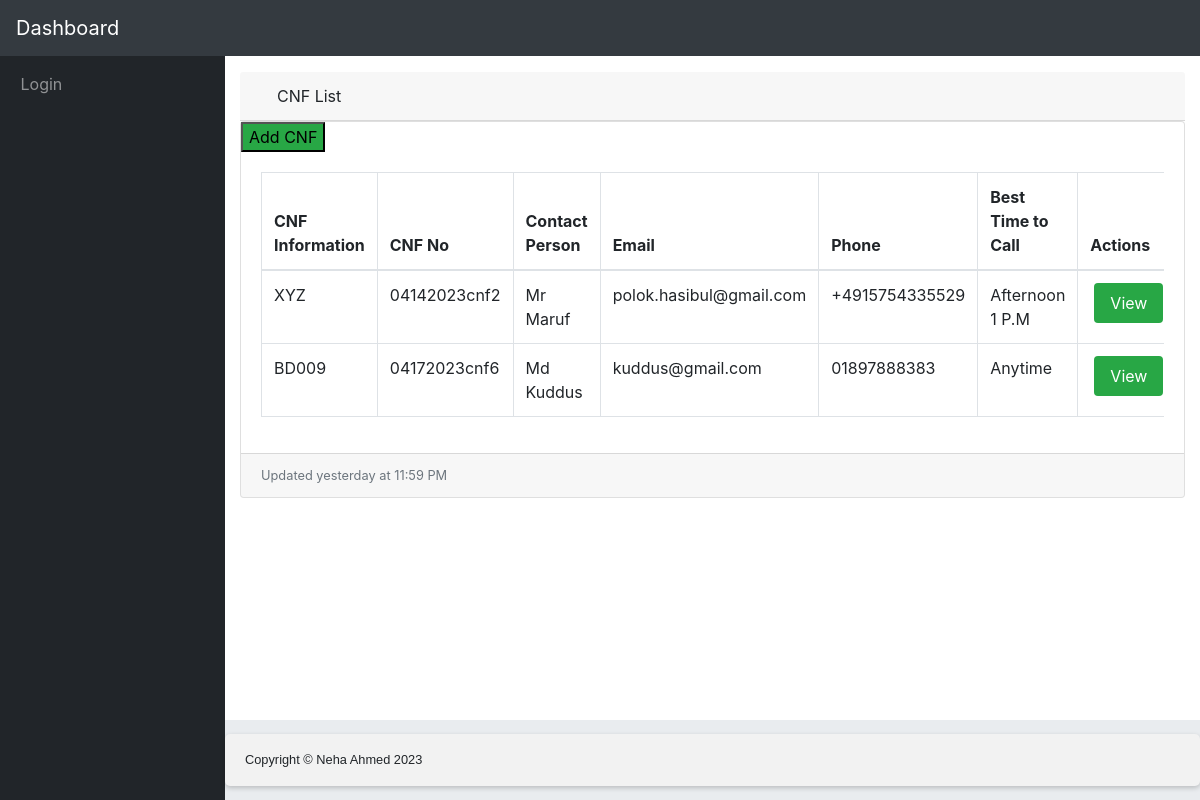
Page /shipment/ on the committed database.
### shipment/models.py (models this page shows, shortened)
class CNFInfo(models.Model):
    cnf_information = models.CharField(_("CNF Information"), max_length=255)
    cnf_no = models.CharField(_("CNF No"), max_length=50)
    order_no = models.CharField(_("Order no"), max_length=50, null=True, default=True)
    contact_person = models.CharField(_("Contact Person"), max_length=255)
    city = models.CharField(_("City"), max_length=255)
    country = models.CharField(_("Country"), max_length=255)
    state = models.CharField(_("State"), max_length=255)
    street = models.CharField(_("Street"), max_length=255)
    postal_code = models.CharField(_("Postal Code"), max_length=10)
    email = models.EmailField(_("Email"), max_length=255)
    phone = models.CharField(_("Phone"), max_length=20)
    best_time_to_call = models.CharField(_("Best Time to Call"), max_length=255)

### shipment/views.py (the view)
# urls.py: path('', views.shipment_list, name='shipment_list'),
def shipment_list(request):
    shipments = CNF.objects.all()
    return render(request, 'shipment/shipment_list.html', {'shipments': shipments})

### templates/shipment/shipment_list.html (shortened to what this page needs)
{% extends 'base.html' %}
{% block content %}
<div class="row">
  <div class="col-xl-12 col-sm-12 mb-12">
      <div class="card-header">
        <i class="fas fa-table"></i>
        CNF List</div>
        <div class="card mb-3">
            <form method="POST" action="{% url 'shipment_create' %}">
              <button class="btn-view">Add CNF</button>
      <div class="card-body">
        <div class="table-responsive">
          <table class="table table-bordered" id="dataTable" width="100%" cellspacing="0">
            <thead>
              <tr>
                <th>CNF Information</th>
                <th>CNF No</th>
                <th>Contact Person</th>
                <th>Email</th>
                <th>Phone</th>
                <th>Best Time to Call</th>
                <th>Actions</th>
              </tr>
            </thead>
            <tbody>
              {% for shipment in shipments %}
              <tr>
                <td>{{ shipment.cnf_information }}</td>
                <td>{{ shipment.cnf_no }}</td>
                <td>{{ shipment.contact_person }}</td>
                <td>{{ shipment.email }}</td>
                <td>{{ shipment.phone }}</td>
                <td>{{ shipment.best_time_to_call }}</td>
                <td>
                  <div class="action-btns">
                  <a href= "{% url 'shipment_detail' shipment.pk %}"> <button class="btn-view"  type=button>View</button></a>
                </div>
              </td>
              </tr>
              {% empty %}
              <tr>
                <td colspan="12">No company details available.</td>
              </tr>
              {% endfor %}
            </tbody>
          </table>
        </div>
      </div>
      <div class="card-footer small text-muted">Updated yesterday at 11:59 PM</div>
    </div>
      <div class="card-body">
    </div>
  </div>
</div>
{% endblock %}

### static/css/form-css.css (style rules this page uses)
* { box-sizing: border-box; }

### rows in the picture
CNFInfo: cnf_information "XYZ", cnf_no "04142023cnf2", contact_person "Mr Maruf", email "polok.hasibul@gmail.com", phone "+4915754335529", best_time_to_call "Afternoon 1 P.M"
CNFInfo: cnf_information "BD009", cnf_no "04172023cnf6", contact_person "Md Kuddus", email "kuddus@gmail.com", phone "01897888383", best_time_to_call "Anytime"
